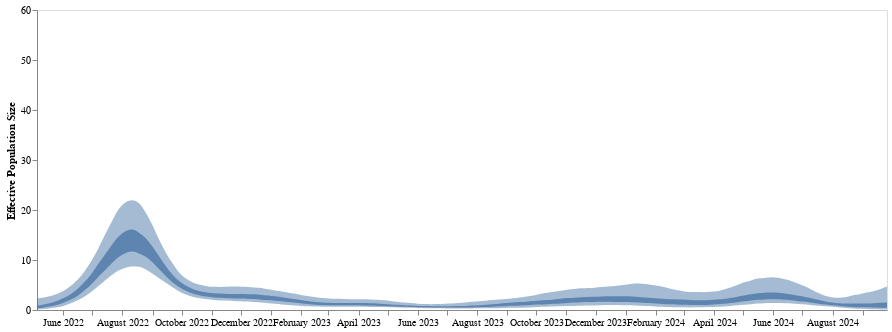

Notebook code for this chart:
### Code cell
#domain = ['CentralEurope', 'NorthAmerica', 'SouthAmerica' ,"SouthernEurope", "WesternEurope"]
range_ = ['#EEC060', '#2664A5', '#A76BB1', "#EEA160", "#356D4C"]
line_ne = alt.Chart(test).mark_area(interpolate='monotone', opacity = 0.8, clip = True).encode(
    alt.X('date:T', axis=alt.Axis(title="", grid=False,tickCount = "month",  format="%B %Y")),
    alt.Y('lower_hpd_linear_50_MA',axis=alt.Axis(title="Effective Population Size", grid=False),scale=alt.Scale(domain=(0, 60))),
    alt.Y2('upper_hpd_linear_50_MA' ),
    
).properties(
    width=850,
    height=300)
# ).transform_filter(
#      (datum.upper_hpd_linear_50_MA < 50) 
#  )
band_ne = alt.Chart(test).mark_area(interpolate='monotone', opacity = 0.5, clip = True).encode(
    alt.X('date:T', axis=alt.Axis(title="", grid=False, format="%B %Y")),
    alt.Y('lower_hpd_linear_MA',axis=alt.Axis(title="Effective Population Size", grid=False)),#,scale=alt.Scale(domain=(0, 13))),
    alt.Y2('upper_hpd_linear_MA' ),
    
).properties(
    width=850,
    height=300
)

line_ne  + band_ne

# band = alt.Chart(test).mark_area(
#     opacity=0.3, interpolate='monotone'
# ).encode(
#     alt.X('date:T', axis=alt.Axis(title="", grid=False)),
#     alt.Y('lower_hpd_linear'),#axis=None),#, scale=alt.Scale(domain=(0, 13))),
#     alt.Y2('upper_hpd_linear'),
#     color=alt.Color('deme:N', title = "Region", legend=alt.Legend(orient = "right",offset = -135, labelFontSize = 16, titleFontSize = 16, symbolSize = 110))
# ).properties(
#     width=850,
#     height=400
# ).transform_filter(
#     (datum.upper_hpd_linear < 20) &(datum.upper_hpd_linear_50 < 30)
# )
# band
# ne_plot = line + band
# (ne_plot).configure_axis(
#     labelFontSize=20,
#     titleFontSize=20
# )
